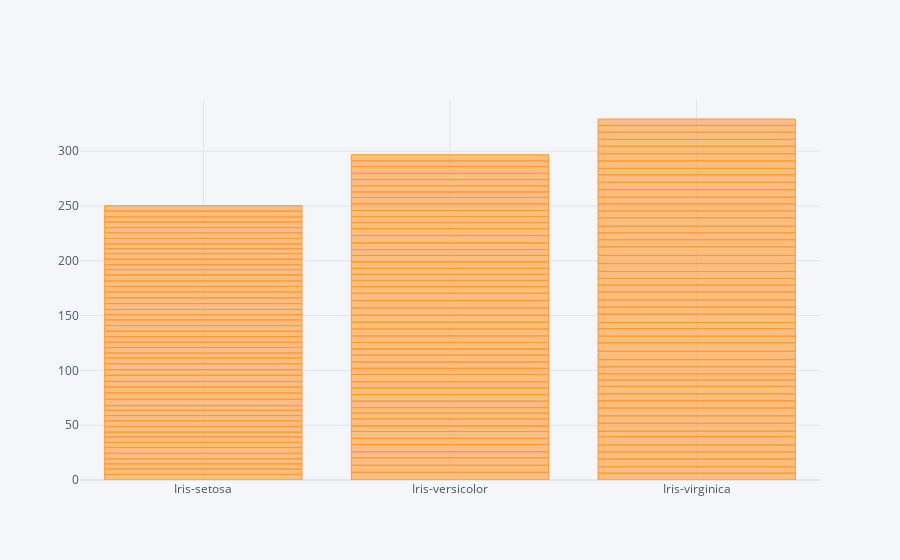

Notebook code cell kept with this figure:
### Code cell
df.iplot(kind='bar', x='Species', y='SepalLengthCm')

### Figure 1 — Plotly figure (JSON) as saved in the notebook; plotly's stock layout.template omitted (floating-point values rounded to 4 significant figures; data arrays with more than 128 entries replaced by an {"elided": "..."} marker saying what was removed)
{"data": [{"marker": {"color": "rgba(255, 153, 51, 0.6)", "line": {"color": "rgba(255, 153, 51, 1.0)", "width": 1}}, "name": "SepalLengthCm", "orientation": "v", "text": "", "type": "bar", "x": {"elided": "150 str values"}, "y": {"elided": "150 float values"}}], "layout": {"legend": {"bgcolor": "#F5F6F9", "font": {"color": "#4D5663"}}, "paper_bgcolor": "#F5F6F9", "plot_bgcolor": "#F5F6F9", "title": {"font": {"color": "#4D5663"}}, "xaxis": {"gridcolor": "#E1E5ED", "showgrid": true, "tickfont": {"color": "#4D5663"}, "title": {"font": {"color": "#4D5663"}, "text": ""}, "zerolinecolor": "#E1E5ED"}, "yaxis": {"gridcolor": "#E1E5ED", "showgrid": true, "tickfont": {"color": "#4D5663"}, "title": {"font": {"color": "#4D5663"}, "text": ""}, "zerolinecolor": "#E1E5ED"}}}
